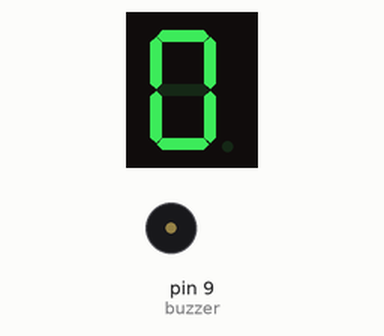
Simulated run of this sketch. Board: Arduino Uno, built with avr-gcc and run on an emulated ATmega328P. Parts: 1-digit seven-segment display, buzzer (waves = sounding, pin HIGH). Wiring (inferred from the names in the program): 1-digit 7-segment display, segments lit when HIGH: segments pin 2, pin 3, pin 4, pin 5, pin 6, pin 7, pin 8. The segment pins are drawn as the display they are named for; pins used as bus, display or sensor lines are not drawn.

Above: at 0.1 s.
At 2.7 s:
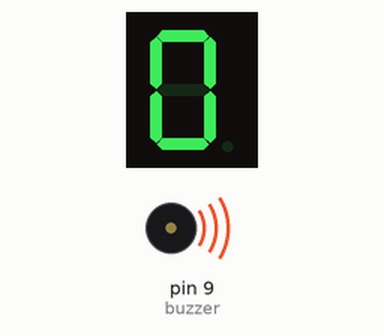
At 20.1 s:
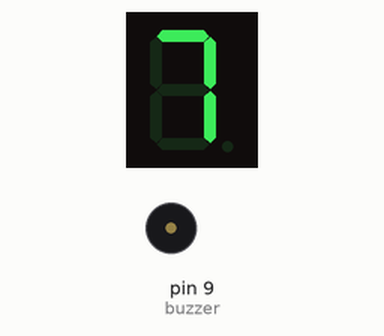
At 39.1 s:
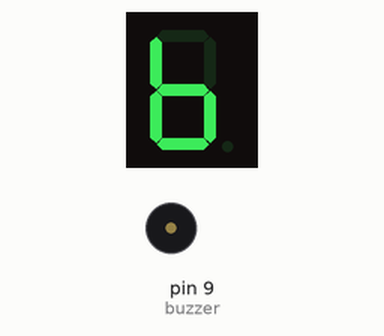
Timing chart, 0 to 40.0 s (numbered marks = the images above):
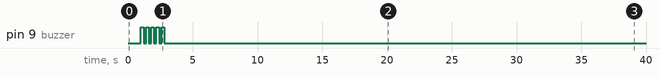

The sketch:

Temporizador.ino
```cpp
//Crear un algoritmo para un Arduino conectado a un display 7 segmentos y un parlante el cual mediante dos botones implementados por "click" permita realizar las siguientes tareas:
//1. Botón 1: al presionar debe incrementar la cuenta en 1 que se ve en el display hasta un máximo de 9. Si la cuenta se pasa de tal valor el número debe comenzar nuevamente en 0.
//2. Botón 2: al presionar el display debe automáticamente comenzar a realizar una cuenta regresiva desde el valor que quedó seteado en el display hasta llegar a 0.
//3. al terminar la cuenta regresiva debe sonar la alarma 5 veces para indicar que terminó la cuenta y quedar listo para volver a setear la nueva cuenta del punto 1.
#define a 2
#define b 3
#define c 4
#define d 5
#define e 6
#define f 7
#define g 8
#define buzzer 9
bool estado1_anterior;
bool estado2_anterior;
void disp7seg(int n){
  // se asegura de que todos los pines estén en 0
  digitalWrite(a,0);
  digitalWrite(b,0);
  digitalWrite(c,0);
  digitalWrite(d,0);
  digitalWrite(e,0);
  digitalWrite(f,0);
  digitalWrite(g,0);

  if (n!=1 and n!=6) {
    digitalWrite(a,1);
  }
  if (n!=5 and n!=6) {
    digitalWrite(b,1);
  }
  if (n!=2) {
    digitalWrite(c,1);
  }
  if (n!=1 and n!=4 and n!=7 and n!=9) {
    digitalWrite(d,1);
  }
  if (n!=1 and n!=3 and n!=4 and n!=5 and n!=7 and n!=9) {
    digitalWrite(e,1);
  }
  if (n!=1 and n!=2 and n!=3 and n!=7){
    digitalWrite(f,1);
  }
  if (n!= 0 and n!=1 and n!=7) {
    digitalWrite(g,1);
  }
}

void setup(){
    pinMode(a, OUTPUT);
    pinMode(b, OUTPUT);
    pinMode(c, OUTPUT);
    pinMode(d, OUTPUT);
    pinMode(e, OUTPUT);
    pinMode(f, OUTPUT);
    pinMode(g, OUTPUT);
    pinMode(buzzer, OUTPUT);
    pinMode(10, INPUT);
    pinMode(11, INPUT);
}

int n = 0; // n being the value that is added to the int shown on the display. can be either 1 or -1, switches to positive 1 when button 1 is pressed and to negative 1 when button 2 is pressed
int i = 0 ;// i being the value that is shown on the display. can be any number between 0 and 9
void loop(){
    bool estado1 = digitalRead(2);
    bool estado2 = digitalRead(3);
    if (estado1 and !estado1_anterior) {
        n = 1;
    }
    if (estado2 and !estado2_anterior) {
        n = -1;
    }
    if (i + n > 9) {
        i = 0;
    }
    if (i + n < 0) {
      for (int j = 0; j < 5; j++) {
        digitalWrite(buzzer, HIGH);
        delay(200);
        digitalWrite(buzzer, LOW);
        delay(200);
      }
      i = 9;
    }
    i = i + n;
    disp7seg(i);
    estado1_anterior = estado1;
    estado2_anterior = estado2;
    delay(1000);
}
```

Measured:
- by itself, pin 9 (buzzer): alternates HIGH for 0.20 s and LOW for 0.20 s, 10 changes in all, then stays LOW
- what the display in image 2 shows lasts 1.0 s, from 20.0 s to 21.0 s
